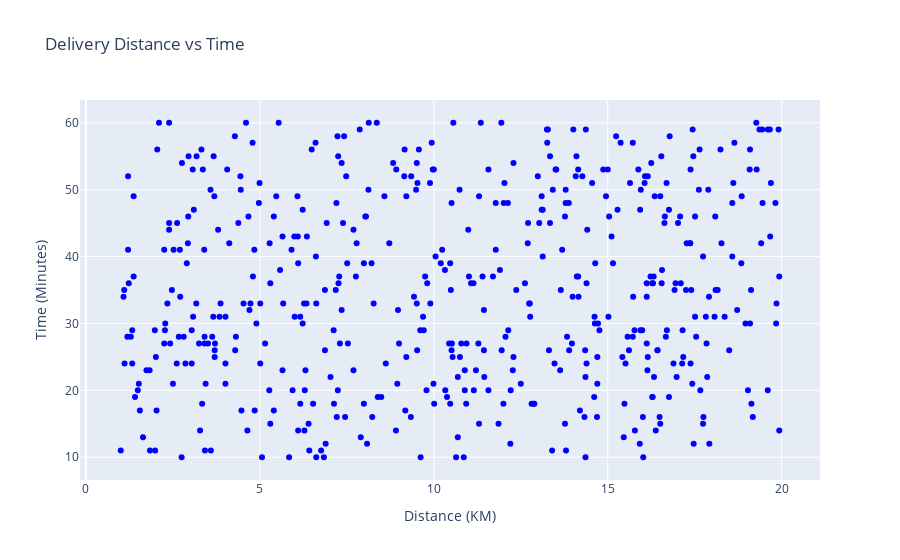

Notebook code for this chart:
### Code cell
df = con.execute("SELECT DeliveryDistanceKM, DeliveryTimeMin FROM data WHERE DeliveryDistanceKM IS NOT NULL AND DeliveryTimeMin IS NOT NULL").fetchdf()

# Generate a scatter plot using Plotly
fig = px.scatter(df, x="DeliveryDistanceKM", y="DeliveryTimeMin",
                 title="Delivery Distance vs Time",
                 labels={"DeliveryDistanceKM": "Distance (KM)", "DeliveryTimeMin": "Time (Minutes)"},
                 color_discrete_sequence=["blue"])

# Show the plot
fig.show()

### Figure 1 — Plotly figure (JSON) as saved in the notebook; plotly's stock layout.template omitted (floating-point values rounded to 4 significant figures; data arrays with more than 128 entries replaced by an {"elided": "..."} marker saying what was removed)
{"data": [{"hovertemplate": "Distance (KM)=%{x}<br>Time (Minutes)=%{y}<extra></extra>", "legendgroup": "", "marker": {"color": "blue", "symbol": "circle"}, "mode": "markers", "name": "", "orientation": "v", "showlegend": false, "type": "scatter", "x": {"elided": "500 float values"}, "xaxis": "x", "y": {"elided": "500 int values"}, "yaxis": "y"}], "layout": {"legend": {"tracegroupgap": 0}, "title": {"text": "Delivery Distance vs Time"}, "xaxis": {"anchor": "y", "domain": [0, 1], "title": {"text": "Distance (KM)"}}, "yaxis": {"anchor": "x", "domain": [0, 1], "title": {"text": "Time (Minutes)"}}}}
